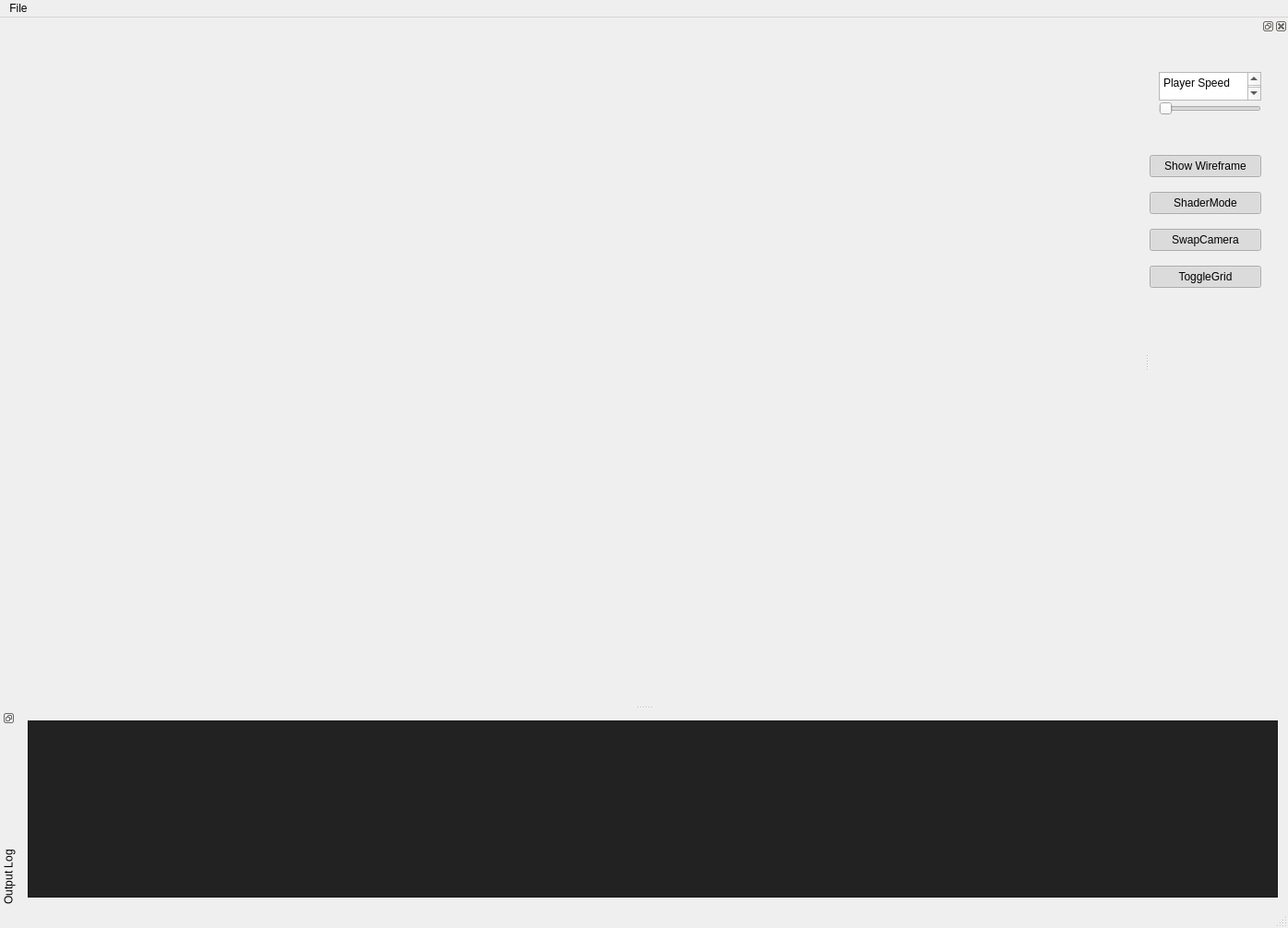
<?xml version="1.0" encoding="UTF-8"?>
<ui version="4.0">
 <class>MainWindow</class>
 <widget class="QMainWindow" name="MainWindow">
  <property name="geometry">
   <rect>
    <x>0</x>
    <y>0</y>
    <width>1396</width>
    <height>1006</height>
   </rect>
  </property>
  <property name="mouseTracking">
   <bool>true</bool>
  </property>
  <property name="tabletTracking">
   <bool>true</bool>
  </property>
  <property name="windowTitle">
   <string>OpenGL in Qt is great fun!</string>
  </property>
  <widget class="QWidget" name="centralWidget">
   <layout class="QGridLayout" name="gridLayout_2">
    <item row="0" column="0">
     <layout class="QVBoxLayout" name="OpenGLLayout"/>
    </item>
   </layout>
  </widget>
  <widget class="QMenuBar" name="menuBar">
   <property name="geometry">
    <rect>
     <x>0</x>
     <y>0</y>
     <width>1396</width>
     <height>21</height>
    </rect>
   </property>
   <widget class="QMenu" name="menuFile">
    <property name="title">
     <string>File</string>
    </property>
    <addaction name="fileExit"/>
   </widget>
   <addaction name="menuFile"/>
  </widget>
  <widget class="QStatusBar" name="statusBar"/>
  <widget class="QDockWidget" name="dockWidgetConsole">
   <property name="features">
    <set>QDockWidget::DockWidgetFloatable|QDockWidget::DockWidgetMovable|QDockWidget::DockWidgetVerticalTitleBar</set>
   </property>
   <property name="windowTitle">
    <string>Output Log</string>
   </property>
   <attribute name="dockWidgetArea">
    <number>8</number>
   </attribute>
   <widget class="QWidget" name="dockWidgetContents">
    <layout class="QHBoxLayout" name="horizontalLayout">
     <item>
      <widget class="QPlainTextEdit" name="outputLog">
       <property name="palette">
        <palette>
         <active>
          <colorrole role="Button">
           <brush brushstyle="SolidPattern">
            <color alpha="255">
             <red>34</red>
             <green>34</green>
             <blue>34</blue>
            </color>
           </brush>
          </colorrole>
          <colorrole role="Light">
           <brush brushstyle="SolidPattern">
            <color alpha="255">
             <red>51</red>
             <green>51</green>
             <blue>51</blue>
            </color>
           </brush>
          </colorrole>
          <colorrole role="Midlight">
           <brush brushstyle="SolidPattern">
            <color alpha="255">
             <red>42</red>
             <green>42</green>
             <blue>42</blue>
            </color>
           </brush>
          </colorrole>
          <colorrole role="Dark">
           <brush brushstyle="SolidPattern">
            <color alpha="255">
             <red>17</red>
             <green>17</green>
             <blue>17</blue>
            </color>
           </brush>
          </colorrole>
          <colorrole role="Mid">
           <brush brushstyle="SolidPattern">
            <color alpha="255">
             <red>23</red>
             <green>23</green>
             <blue>23</blue>
            </color>
           </brush>
          </colorrole>
          <colorrole role="Text">
           <brush brushstyle="SolidPattern">
            <color alpha="255">
             <red>255</red>
             <green>255</green>
             <blue>255</blue>
            </color>
           </brush>
          </colorrole>
          <colorrole role="BrightText">
           <brush brushstyle="SolidPattern">
            <color alpha="255">
             <red>255</red>
             <green>255</green>
             <blue>255</blue>
            </color>
           </brush>
          </colorrole>
          <colorrole role="ButtonText">
           <brush brushstyle="SolidPattern">
            <color alpha="255">
             <red>255</red>
             <green>255</green>
             <blue>255</blue>
            </color>
           </brush>
          </colorrole>
          <colorrole role="Base">
           <brush brushstyle="SolidPattern">
            <color alpha="255">
             <red>34</red>
             <green>34</green>
             <blue>34</blue>
            </color>
           </brush>
          </colorrole>
          <colorrole role="Window">
           <brush brushstyle="SolidPattern">
            <color alpha="255">
             <red>34</red>
             <green>34</green>
             <blue>34</blue>
            </color>
           </brush>
          </colorrole>
          <colorrole role="Shadow">
           <brush brushstyle="SolidPattern">
            <color alpha="255">
             <red>0</red>
             <green>0</green>
             <blue>0</blue>
            </color>
           </brush>
          </colorrole>
          <colorrole role="AlternateBase">
           <brush brushstyle="SolidPattern">
            <color alpha="255">
             <red>17</red>
             <green>17</green>
             <blue>17</blue>
            </color>
           </brush>
          </colorrole>
          <colorrole role="ToolTipBase">
           <brush brushstyle="SolidPattern">
            <color alpha="255">
             <red>255</red>
             <green>255</green>
             <blue>220</blue>
            </color>
           </brush>
          </colorrole>
          <colorrole role="ToolTipText">
           <brush brushstyle="SolidPattern">
            <color alpha="255">
             <red>0</red>
             <green>0</green>
             <blue>0</blue>
            </color>
           </brush>
          </colorrole>
          <colorrole role="PlaceholderText">
           <brush brushstyle="SolidPattern">
            <color alpha="128">
             <red>255</red>
             <green>255</green>
             <blue>255</blue>
            </color>
           </brush>
          </colorrole>
         </active>
         <inactive>
          <colorrole role="Button">
           <brush brushstyle="SolidPattern">
            <color alpha="255">
             <red>34</red>
             <green>34</green>
             <blue>34</blue>
            </color>
           </brush>
          </colorrole>
          <colorrole role="Light">
           <brush brushstyle="SolidPattern">
            <color alpha="255">
             <red>51</red>
             <green>51</green>
             <blue>51</blue>
            </color>
           </brush>
          </colorrole>
          <colorrole role="Midlight">
           <brush brushstyle="SolidPattern">
            <color alpha="255">
             <red>42</red>
             <green>42</green>
             <blue>42</blue>
            </color>
           </brush>
          </colorrole>
          <colorrole role="Dark">
           <brush brushstyle="SolidPattern">
            <color alpha="255">
             <red>17</red>
             <green>17</green>
             <blue>17</blue>
            </color>
           </brush>
          </colorrole>
          <colorrole role="Mid">
           <brush brushstyle="SolidPattern">
            <color alpha="255">
             <red>23</red>
             <green>23</green>
             <blue>23</blue>
            </color>
           </brush>
          </colorrole>
          <colorrole role="Text">
           <brush brushstyle="SolidPattern">
            <color alpha="255">
             <red>255</red>
             <green>255</green>
             <blue>255</blue>
            </color>
           </brush>
          </colorrole>
          <colorrole role="BrightText">
           <brush brushstyle="SolidPattern">
            <color alpha="255">
             <red>255</red>
             <green>255</green>
             <blue>255</blue>
            </color>
           </brush>
          </colorrole>
          <colorrole role="ButtonText">
           <brush brushstyle="SolidPattern">
            <color alpha="255">
             <red>255</red>
             <green>255</green>
             <blue>255</blue>
            </color>
           </brush>
          </colorrole>
          <colorrole role="Base">
           <brush brushstyle="SolidPattern">
            <color alpha="255">
             <red>34</red>
             <green>34</green>
             <blue>34</blue>
            </color>
           </brush>
          </colorrole>
          <colorrole role="Window">
           <brush brushstyle="SolidPattern">
            <color alpha="255">
             <red>34</red>
             <green>34</green>
             <blue>34</blue>
            </color>
           </brush>
          </colorrole>
          <colorrole role="Shadow">
           <brush brushstyle="SolidPattern">
            <color alpha="255">
             <red>0</red>
             <green>0</green>
             <blue>0</blue>
            </color>
           </brush>
          </colorrole>
          <colorrole role="AlternateBase">
           <brush brushstyle="SolidPattern">
            <color alpha="255">
             <red>17</red>
             <green>17</green>
             <blue>17</blue>
            </color>
           </brush>
          </colorrole>
          <colorrole role="ToolTipBase">
           <brush brushstyle="SolidPattern">
            <color alpha="255">
             <red>255</red>
             <green>255</green>
             <blue>220</blue>
            </color>
           </brush>
          </colorrole>
          <colorrole role="ToolTipText">
           <brush brushstyle="SolidPattern">
            <color alpha="255">
             <red>0</red>
             <green>0</green>
             <blue>0</blue>
            </color>
           </brush>
          </colorrole>
          <colorrole role="PlaceholderText">
           <brush brushstyle="SolidPattern">
            <color alpha="128">
             <red>255</red>
             <green>255</green>
             <blue>255</blue>
            </color>
           </brush>
          </colorrole>
         </inactive>
         <disabled>
          <colorrole role="Button">
           <brush brushstyle="SolidPattern">
            <color alpha="255">
             <red>34</red>
             <green>34</green>
             <blue>34</blue>
            </color>
           </brush>
          </colorrole>
          <colorrole role="Light">
           <brush brushstyle="SolidPattern">
            <color alpha="255">
             <red>51</red>
             <green>51</green>
             <blue>51</blue>
            </color>
           </brush>
          </colorrole>
          <colorrole role="Midlight">
           <brush brushstyle="SolidPattern">
            <color alpha="255">
             <red>42</red>
             <green>42</green>
             <blue>42</blue>
            </color>
           </brush>
          </colorrole>
          <colorrole role="Dark">
           <brush brushstyle="SolidPattern">
            <color alpha="255">
             <red>17</red>
             <green>17</green>
             <blue>17</blue>
            </color>
           </brush>
          </colorrole>
          <colorrole role="Mid">
           <brush brushstyle="SolidPattern">
            <color alpha="255">
             <red>23</red>
             <green>23</green>
             <blue>23</blue>
            </color>
           </brush>
          </colorrole>
          <colorrole role="Text">
           <brush brushstyle="SolidPattern">
            <color alpha="255">
             <red>17</red>
             <green>17</green>
             <blue>17</blue>
            </color>
           </brush>
          </colorrole>
          <colorrole role="BrightText">
           <brush brushstyle="SolidPattern">
            <color alpha="255">
             <red>255</red>
             <green>255</green>
             <blue>255</blue>
            </color>
           </brush>
          </colorrole>
          <colorrole role="ButtonText">
           <brush brushstyle="SolidPattern">
            <color alpha="255">
             <red>17</red>
             <green>17</green>
             <blue>17</blue>
            </color>
           </brush>
          </colorrole>
          <colorrole role="Base">
           <brush brushstyle="SolidPattern">
            <color alpha="255">
             <red>34</red>
             <green>34</green>
             <blue>34</blue>
            </color>
           </brush>
          </colorrole>
          <colorrole role="Window">
           <brush brushstyle="SolidPattern">
            <color alpha="255">
             <red>34</red>
             <green>34</green>
             <blue>34</blue>
            </color>
           </brush>
          </colorrole>
          <colorrole role="Shadow">
           <brush brushstyle="SolidPattern">
            <color alpha="255">
             <red>0</red>
             <green>0</green>
             <blue>0</blue>
            </color>
           </brush>
          </colorrole>
          <colorrole role="AlternateBase">
           <brush brushstyle="SolidPattern">
            <color alpha="255">
             <red>34</red>
             <green>34</green>
             <blue>34</blue>
            </color>
           </brush>
          </colorrole>
          <colorrole role="ToolTipBase">
           <brush brushstyle="SolidPattern">
            <color alpha="255">
             <red>255</red>
             <green>255</green>
             <blue>220</blue>
            </color>
           </brush>
          </colorrole>
          <colorrole role="ToolTipText">
           <brush brushstyle="SolidPattern">
            <color alpha="255">
             <red>0</red>
             <green>0</green>
             <blue>0</blue>
            </color>
           </brush>
          </colorrole>
          <colorrole role="PlaceholderText">
           <brush brushstyle="SolidPattern">
            <color alpha="128">
             <red>255</red>
             <green>255</green>
             <blue>255</blue>
            </color>
           </brush>
          </colorrole>
         </disabled>
        </palette>
       </property>
      </widget>
     </item>
    </layout>
   </widget>
  </widget>
  <widget class="QDockWidget" name="dockWidget">
   <property name="minimumSize">
    <size>
     <width>150</width>
     <height>200</height>
    </size>
   </property>
   <property name="mouseTracking">
    <bool>false</bool>
   </property>
   <attribute name="dockWidgetArea">
    <number>2</number>
   </attribute>
   <widget class="QWidget" name="dockWidgetContents_2">
    <widget class="QPushButton" name="WireFrame">
     <property name="geometry">
      <rect>
       <x>0</x>
       <y>130</y>
       <width>121</width>
       <height>24</height>
      </rect>
     </property>
     <property name="text">
      <string>Show Wireframe</string>
     </property>
     <property name="checkable">
      <bool>true</bool>
     </property>
     <property name="checked">
      <bool>true</bool>
     </property>
    </widget>
    <widget class="QPushButton" name="ChangeViewMode">
     <property name="geometry">
      <rect>
       <x>0</x>
       <y>170</y>
       <width>121</width>
       <height>24</height>
      </rect>
     </property>
     <property name="text">
      <string>ShaderMode</string>
     </property>
     <property name="checkable">
      <bool>true</bool>
     </property>
     <property name="checked">
      <bool>true</bool>
     </property>
    </widget>
    <widget class="QSlider" name="Speed">
     <property name="geometry">
      <rect>
       <x>10</x>
       <y>70</y>
       <width>111</width>
       <height>20</height>
      </rect>
     </property>
     <property name="orientation">
      <enum>Qt::Horizontal</enum>
     </property>
    </widget>
    <widget class="QPlainTextEdit" name="plainTextEdit">
     <property name="geometry">
      <rect>
       <x>10</x>
       <y>40</y>
       <width>111</width>
       <height>31</height>
      </rect>
     </property>
     <property name="plainText">
      <string>Player Speed
</string>
     </property>
    </widget>
    <widget class="QPushButton" name="ChangeCamera">
     <property name="geometry">
      <rect>
       <x>0</x>
       <y>210</y>
       <width>121</width>
       <height>24</height>
      </rect>
     </property>
     <property name="text">
      <string>SwapCamera</string>
     </property>
     <property name="checkable">
      <bool>true</bool>
     </property>
     <property name="checked">
      <bool>true</bool>
     </property>
    </widget>
    <widget class="QPushButton" name="Togglegrid">
     <property name="geometry">
      <rect>
       <x>0</x>
       <y>250</y>
       <width>121</width>
       <height>24</height>
      </rect>
     </property>
     <property name="text">
      <string>ToggleGrid</string>
     </property>
     <property name="checkable">
      <bool>true</bool>
     </property>
     <property name="checked">
      <bool>true</bool>
     </property>
    </widget>
   </widget>
  </widget>
  <action name="fileExit">
   <property name="text">
    <string>Exit</string>
   </property>
   <property name="shortcut">
    <string>Ctrl+Q</string>
   </property>
  </action>
 </widget>
 <layoutdefault spacing="6" margin="11"/>
 <resources/>
 <connections/>
</ui>
